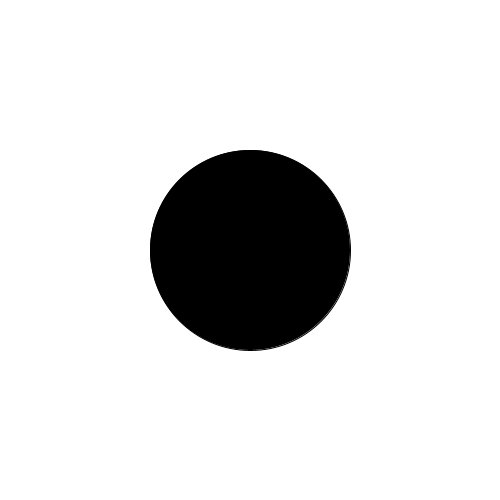
Frame 1 (no input)
Frame 60 (the mouse pressed at the canvas centre just before this capture): identical to frame 1, image omitted
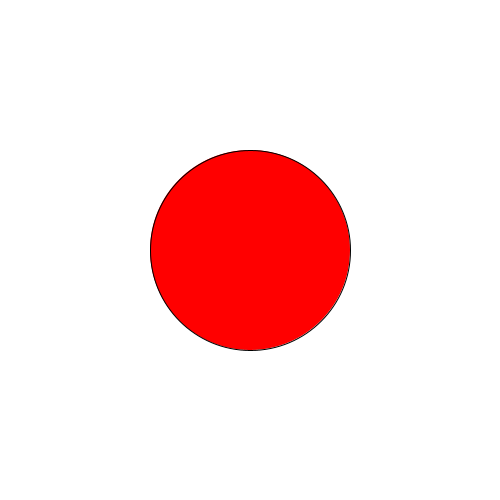
Frame 120 (the mouse held since frame 60 and released just before this capture)

The Processing sketch that drew these frames (run headless with seeded random() and noise(); from frame 60 on, the mouse is pressed at the canvas centre):

// Processing sketch: BallCollider
// ── BallCollider.pde
float x, y, r;

void setup() {
  size(500, 500);
  x = y = 250;
  r = 100;
}

void draw() {
  background(255);
  float dx = mouseX - x;
  float dy = mouseY - y;
  if (dx*dx + dy*dy < r*r) {
    fill(255, 0, 0);
  } else {
    fill(0);
  }
  ellipse(x, y, 2*r, 2*r);
}
